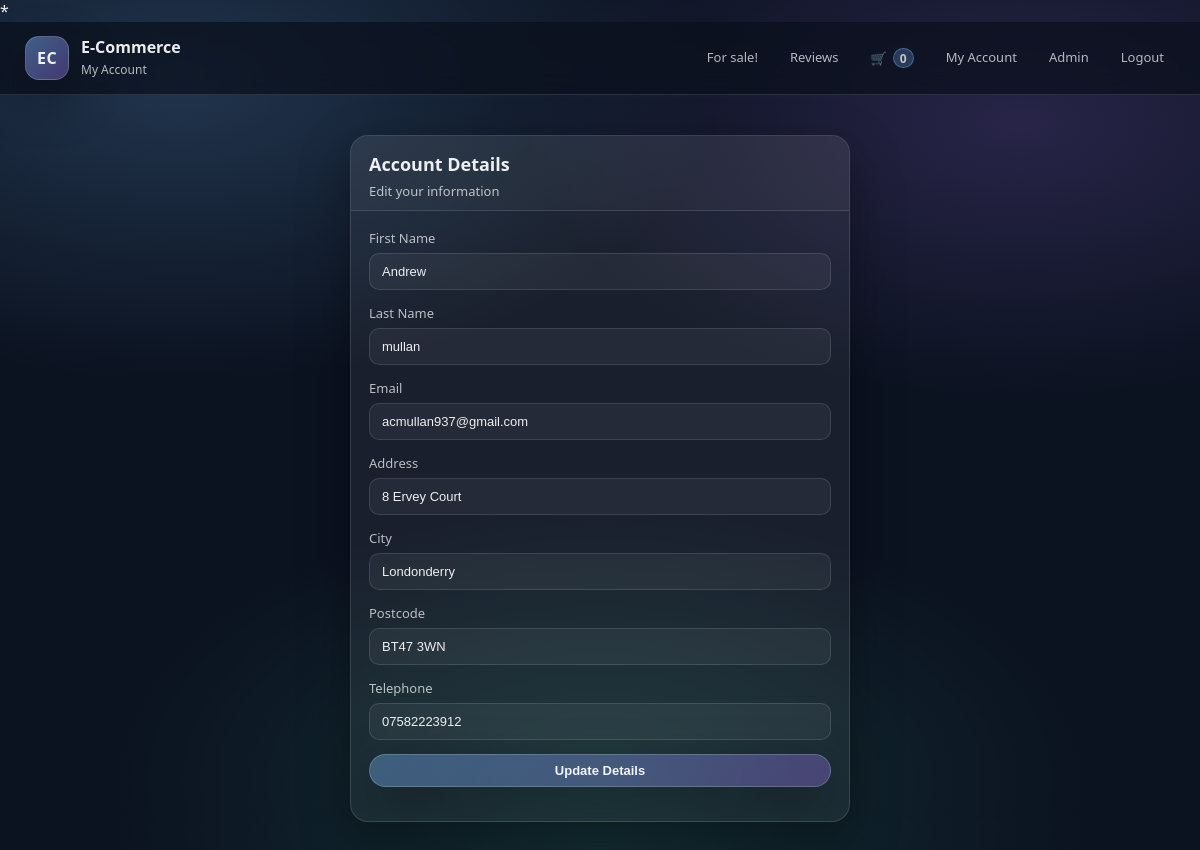
The app's page /CarEcommerce/account.php (signed in) with its own data.
### tables this page shows
CREATE TABLE `users` (
  `userID` int(11) NOT NULL,
  `first_name` varchar(100) NOT NULL,
  `last_name` varchar(100) NOT NULL,
  `address` varchar(255) NOT NULL,
  `city` varchar(100) NOT NULL,
  `postcode` varchar(20) NOT NULL,
  `email` varchar(150) NOT NULL,
  `tele_no` varchar(20) DEFAULT NULL,
  `password` varchar(255) NOT NULL,
  `role` enum('customer','admin') DEFAULT 'customer'
);

### CarEcommerce/account.php (the view, shortened to what this page needs)
<?php
require 'cardealershipDB.php';
$userID = $_SESSION['userID'];
$stmt = $conn->prepare("SELECT * FROM users WHERE userID = ?");
$stmt->bind_param("i", $userID);
$stmt->execute();
$result = $stmt->get_result();
$user = $result->fetch_assoc();
?>
<!DOCTYPE html>
<html lang="en">
<head>
<link rel="stylesheet" href="styles.css">
</head>
<body>
<header class="site-header">
  <div class="header-inner">
    <div class="brand">
      <div class="logo">EC</div>
      <div class="brand-text">
        <h1>E-Commerce</h1>
        <p>My Account</p>
      </div>
    </div>
<nav class="nav">
  <a href="productPage.php">For sale!</a>
  <a href="reviews.php">Reviews</a>
  <a href="basket.php" class="basket-icon">
    🛒 <span id="basket-count">0</span>
  </a>
  <?php if (isset($_SESSION['userID'])): ?>
    <a href="account.php">My Account</a>
    <?php if ($_SESSION['role'] === 'admin'): ?>
      <a href="admin/dashboard.php">Admin</a>
    <?php endif; ?>
    <a href="logout.php">Logout</a>
  <?php else: ?>
    <a href="login.php">Login</a>
    <a href="register.php">My Account</a>
  <?php endif; ?>
</nav>
  </div>
</header>
<main class="container">
  <div class="panel" style="max-width:500px; margin:40px auto;">
    <div class="panel-head">
      <h2>Account Details</h2>
      <p>Edit your information</p>
    </div>
    <div class="form-wrapper">
      <form method="POST">
        <div class="form-group">
          <label>First Name</label>
          <input type="text" name="first_name" value="<?php echo htmlspecialchars($user['first_name']); ?>" required>
        </div>
        <div class="form-group">
          <label>Last Name</label>
          <input type="text" name="last_name" value="<?php echo htmlspecialchars($user['last_name']); ?>" required>
        </div>
        <div class="form-group">
          <label>Email</label>
          <input type="email" name="email" value="<?php echo htmlspecialchars($user['email']); ?>" required>
        </div>
        <div class="form-group">
          <label>Address</label>
          <input type="text" name="address" value="<?php echo htmlspecialchars($user['address']); ?>" required>
        </div>
        <div class="form-group">
          <label>City</label>
          <input type="text" name="city" value="<?php echo htmlspecialchars($user['city']); ?>" required>
        </div>
        <div class="form-group">
          <label>Postcode</label>
          <input type="text" name="postcode" value="<?php echo htmlspecialchars($user['postcode']); ?>" required>
        </div>
        <div class="form-group">
          <label>Telephone</label>
          <input type="text" name="tele_no" value="<?php echo htmlspecialchars($user['tele_no'] ?? ''); ?>">
        </div>
        <button class="btn" type="submit">Update Details</button>
      </form>
    </div>
  </div>
</main>
</body>
</html>

### CarEcommerce/styles.css (style rules this page uses)
* { box-sizing: border-box; }
:root { --bg: #0b1220; --panel: rgba(255,255,255,0.06); --panel-2: rgba(255,255,255,0.09); --text: rgba(255,255,255,0.92); --muted: rgba(255,255,255,0.70); --line: rgba(255,255,255,0.12); --shadow: 0 18px 50px rgba(0,0,0,0.35); --radius: 18px; --radius-sm: 12px; }
html, body { margin: 0; padding: 0; font-family: system-ui, -apple-system, Segoe UI, Roboto, Arial, sans-serif; color: var(--text); background: radial-gradient(900px 500px at 15% 10%, rgba(120, 188, 255, 0.20), transparent 60%), radial-gradient(900px 500px at 85% 15%, rgba(170, 120, 255, 0.18), transparent 55%), radial-gradient(900px 500px at 50% 95%, rgba(75, 255, 190, 0.12), transparent 55%), var(--bg); }
a { color: inherit; text-decoration: none; }
.container { width: min(1150px, calc(100% - 32px)); margin: 0 auto; }
.site-header { position: sticky; top: 0; z-index: 50; backdrop-filter: blur(10px); background: rgba(10, 16, 28, 0.72); border-bottom: 1px solid var(--line); }
.header-inner { width: min(1150px, calc(100% - 32px)); margin: 0 auto; display: flex; align-items: center; justify-content: space-between; padding: 14px 0; gap: 18px; }
.brand { display: flex; align-items: center; gap: 12px; min-width: 260px; }
.logo { width: 44px; height: 44px; border-radius: 14px; display: grid; place-items: center; font-weight: 800; letter-spacing: 0.5px; background: linear-gradient(135deg, rgba(120,188,255,0.45), rgba(170,120,255,0.35)); border: 1px solid rgba(255,255,255,0.16); box-shadow: var(--shadow); }
.brand-text h1 { margin: 0; font-size: 16px; line-height: 1.2; }
.brand-text p { margin: 3px 0 0 0; font-size: 12px; color: var(--muted); }
.nav { display: flex; flex-wrap: wrap; justify-content: flex-end; gap: 10px; }
.nav a { font-size: 13px; color: var(--muted); padding: 8px 10px; border-radius: 999px; border: 1px solid transparent; transition: 160ms ease; }
.panel { margin: 18px 0; background: var(--panel); border: 1px solid var(--line); border-radius: var(--radius); box-shadow: var(--shadow); overflow: hidden; }
.panel-head { padding: 16px 18px 10px; border-bottom: 1px solid var(--line); background: rgba(255,255,255,0.03); }
.panel-head h2 { margin: 0; font-size: 18px; }
.panel-head p { margin: 6px 0 0; color: var(--muted); font-size: 13px; }
.form-wrapper { padding: 18px; display: flex; justify-content: center; }
form { width: 100%; max-width: 500px; display: flex; flex-direction: column; gap: 14px; }
.form-group { display: flex; flex-direction: column; gap: 6px; }
.form-group label { font-size: 13px; color: var(--muted); }
.form-group input, .form-group textarea, .form-group select { padding: 10px 12px; border-radius: 10px; border: 1px solid rgba(255,255,255,0.12); background: rgba(255,255,255,0.05); color: var(--text); font-size: 13px; outline: none; transition: 150ms ease; }
.btn { display: inline-block; padding: 8px 14px; border-radius: 999px; font-size: 13px; font-weight: 600; color: var(--text); background: linear-gradient(135deg, rgba(120,188,255,0.35), rgba(170,120,255,0.30)); border: 1px solid rgba(255,255,255,0.18); box-shadow: var(--shadow); transition: 160ms ease; }
.panel-head { display: flex; justify-content: space-between; align-items: center; flex-wrap: wrap; }
.panel-head p { width: 100%; }
.btn { display: inline-block; text-align: center; }
.basket-icon { display: inline-flex; align-items: center; gap: 6px; }
#basket-count { min-width: 20px; height: 20px; padding: 0 6px; border-radius: 999px; display: inline-grid; place-items: center; font-size: 12px; font-weight: 800; background: rgba(120,188,255,0.24); border: 1px solid rgba(120,188,255,0.35); }

### records on screen
users: first_name "Andrew", last_name "mullan", email "acmullan937@gmail.com", address "8 Ervey Court", city "Londonderry", postcode "BT47 3WN", tele_no "07582223912"
